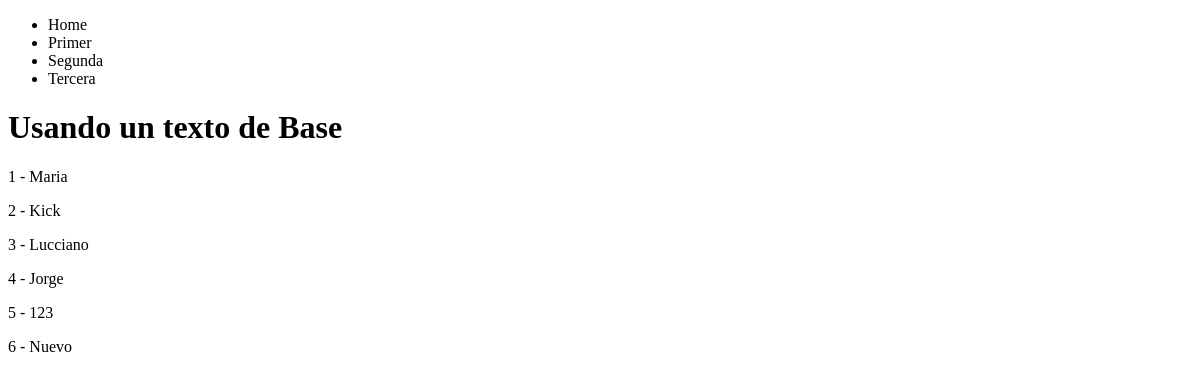
The app's page /personas/, older data.
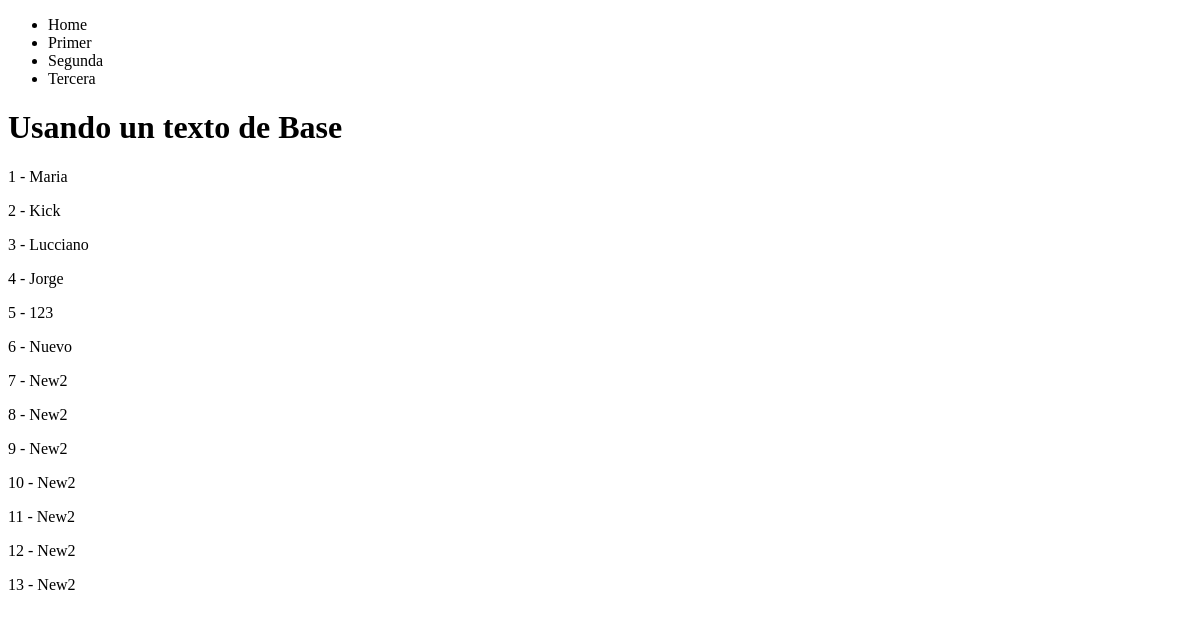
The same page, newer data.
### personas/models.py (models this page shows)
class Persona(models.Model):
    nombres = models.CharField(max_length=100)
    apellidos = models.CharField(max_length=100)
    edad = models.IntegerField()#(max_digits=3)
    donador = models.BooleanField()

### personas/views.py (the view)
# urls.py: path('personas/', personasListView, name = 'listing'),
def personasListView(request):
  queryset = Persona.objects.all()
  context = {
    'objectList': queryset,
  }
  return render(request, 'personas/personasList.html', context)

### personas/templates/personas/personasList.html
{% extends 'base.html' %}
{% block content %}
{% for instance in objectList %}
  <p> {{ instance.id }} - {{ instance.nombres }}</p>
{% endfor %}
{% endblock %}

Row changes from the older to the newer data that the page shows:
added Persona: id "7", nombres "New2"
added Persona: id "8", nombres "New2"
added Persona: id "9", nombres "New2"
added Persona: id "10", nombres "New2"
added Persona: id "11", nombres "New2"
added Persona: id "12", nombres "New2"
added Persona: id "13", nombres "New2"
